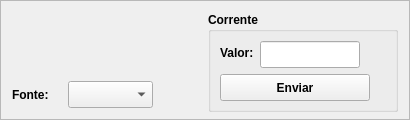
      <widget class="QFrame" name="frame_3">
       <property name="minimumSize">
        <size>
         <width>410</width>
         <height>120</height>
        </size>
       </property>
       <property name="maximumSize">
        <size>
         <width>410</width>
         <height>120</height>
        </size>
       </property>
       <property name="font">
        <font>
         <weight>75</weight>
         <bold>true</bold>
        </font>
       </property>
       <property name="frameShape">
        <enum>QFrame::StyledPanel</enum>
       </property>
       <property name="frameShadow">
        <enum>QFrame::Raised</enum>
       </property>
       <layout class="QHBoxLayout" name="horizontalLayout_39">
        <item>
         <layout class="QFormLayout" name="formLayout_2">
          <item row="1" column="0">
           <widget class="QLabel" name="label_4">
            <property name="minimumSize">
             <size>
              <width>50</width>
              <height>27</height>
             </size>
            </property>
            <property name="maximumSize">
             <size>
              <width>50</width>
              <height>27</height>
             </size>
            </property>
            <property name="font">
             <font>
              <weight>75</weight>
              <bold>true</bold>
             </font>
            </property>
            <property name="text">
             <string>Fonte:</string>
            </property>
           </widget>
          </item>
          <item row="1" column="1">
           <widget class="QComboBox" name="combo_iref_id">
            <property name="minimumSize">
             <size>
              <width>85</width>
              <height>27</height>
             </size>
            </property>
            <property name="maximumSize">
             <size>
              <width>85</width>
              <height>27</height>
             </size>
            </property>
           </widget>
          </item>
          <item row="0" column="1">
           <spacer name="verticalSpacer">
            <property name="orientation">
             <enum>Qt::Vertical</enum>
            </property>
            <property name="sizeHint" stdset="0">
             <size>
              <width>20</width>
              <height>27</height>
             </size>
            </property>
           </spacer>
          </item>
         </layout>
        </item>
        <item>
         <widget class="QGroupBox" name="groupBox_3">
          <property name="minimumSize">
           <size>
            <width>190</width>
            <height>100</height>
           </size>
          </property>
          <property name="maximumSize">
           <size>
            <width>190</width>
            <height>100</height>
           </size>
          </property>
          <property name="title">
           <string>Corrente</string>
          </property>
          <layout class="QVBoxLayout" name="verticalLayout_3">
           <item>
            <layout class="QFormLayout" name="formLayout_4">
             <item row="0" column="0">
              <widget class="QLabel" name="label_3">
               <property name="font">
                <font>
                 <weight>75</weight>
                 <bold>true</bold>
                </font>
               </property>
               <property name="text">
                <string>Valor:</string>
               </property>
              </widget>
             </item>
             <item row="0" column="1">
              <widget class="QLineEdit" name="le_iref">
               <property name="minimumSize">
                <size>
                 <width>100</width>
                 <height>27</height>
                </size>
               </property>
               <property name="maximumSize">
                <size>
                 <width>100</width>
                 <height>27</height>
                </size>
               </property>
              </widget>
             </item>
            </layout>
           </item>
           <item>
            <widget class="QPushButton" name="pb_send_iref">
             <property name="minimumSize">
              <size>
               <width>150</width>
               <height>27</height>
              </size>
             </property>
             <property name="maximumSize">
              <size>
               <width>150</width>
               <height>27</height>
              </size>
             </property>
             <property name="font">
              <font>
               <weight>75</weight>
               <bold>true</bold>
              </font>
             </property>
             <property name="text">
              <string>Enviar</string>
             </property>
            </widget>
           </item>
          </layout>
         </widget>
        </item>
       </layout>
      </widget>
